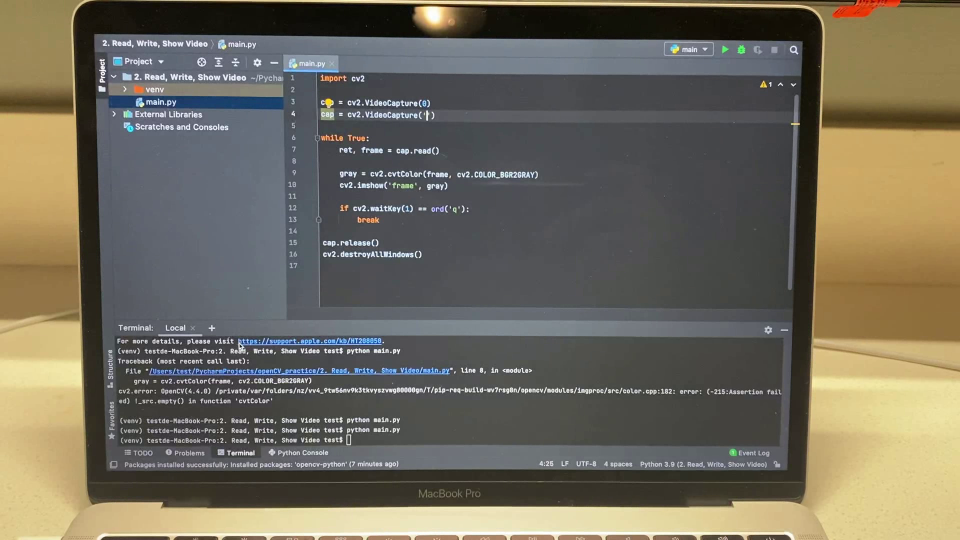
#> input picture frame 4 of 2. Read, Write, Show Video/output.MOV, 1920 x 1080 px, given in place of IMG_2070.MOV, which was not available (shown at 1/2 size)
$ python main.py
#> lines starting #> are read from the running program, lines starting #| are printed output that depends on the picture
import cv2

# cap = cv2.VideoCapture(0)  # using the computer camera
cap = cv2.VideoCapture('IMG_2070.MOV')  # using the existing videos

fourcc = cv2.VideoWriter_fourcc(*'mp4v')  # mp4v is for .MOV file
width = cap.get(cv2.CAP_PROP_FRAME_WIDTH)  # width of video
height = cap.get(cv2.CAP_PROP_FRAME_HEIGHT)  # height of video
print(cap.get(cv2.CAP_PROP_FPS))  # fps of video, the higher the frame is, the faster the output video is
out = cv2.VideoWriter('output.MOV', fourcc, cap.get(cv2.CAP_PROP_FPS), (1920, 1080))
# width and height of input and output video must be the same

while cap.isOpened():  # show the video frame by frame
    ret, frame = cap.read()  # ret = 1 if cap is read and store in frame
#> frame is the input picture: shape (1080, 1920, 3); mean B, G, R 92.8, 107, 112.6
    if ret:
        # cv2.imshow('frame', frame)  # show the frame
        out.write(frame) # write the original frame to out's frame

        gray = cv2.cvtColor(frame, cv2.COLOR_BGR2GRAY)  # change the color to gray
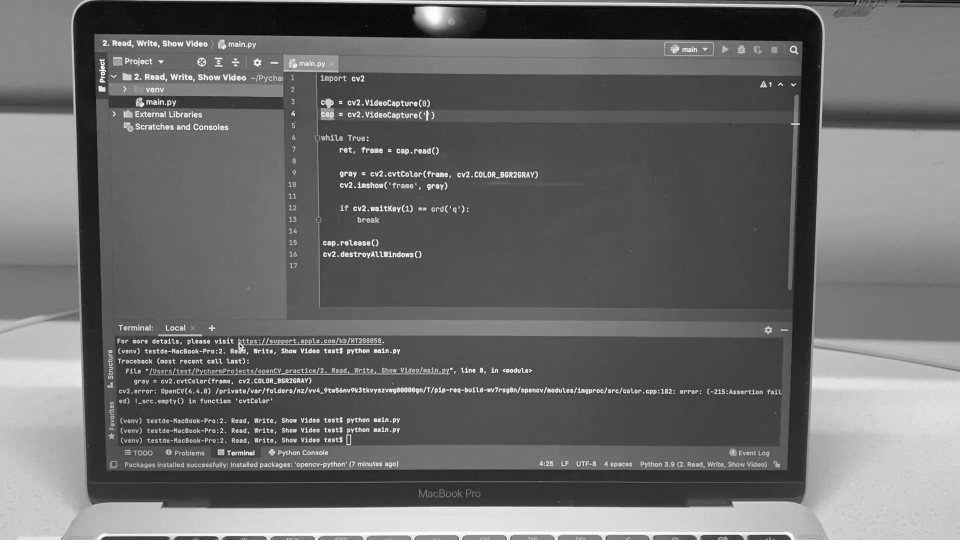
#> gray: shape (1080, 1920) (shown at 1/2 size); min 0, max 255, mean 107
        cv2.imshow('frame', gray)  # show to converted frame

        if cv2.waitKey(1) == ord('q'):
#> (key q is pressed here)
            break
    else:
        break

cap.release()
out.release()
cv2.destroyAllWindows()

$ run again, starting later in the video
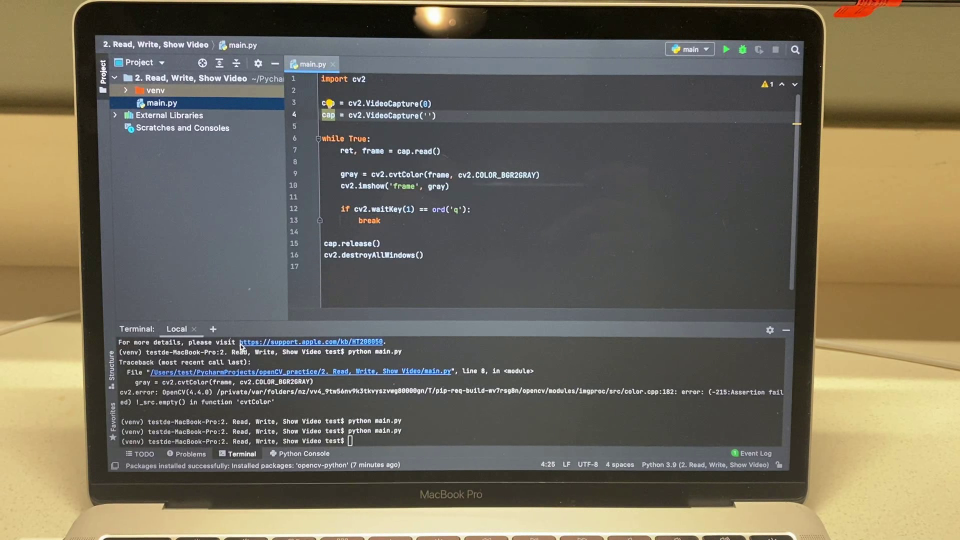
#> input picture frame 20 of 2. Read, Write, Show Video/output.MOV, 1920 x 1080 px, given in place of IMG_2070.MOV, which was not available (shown at 1/2 size)
#> frame is the input picture: shape (1080, 1920, 3); mean B, G, R 91.9, 106.7, 112.4
#> `gray = cv2.cvtColor(frame, cv2.COLOR_BGR2GRAY)`:
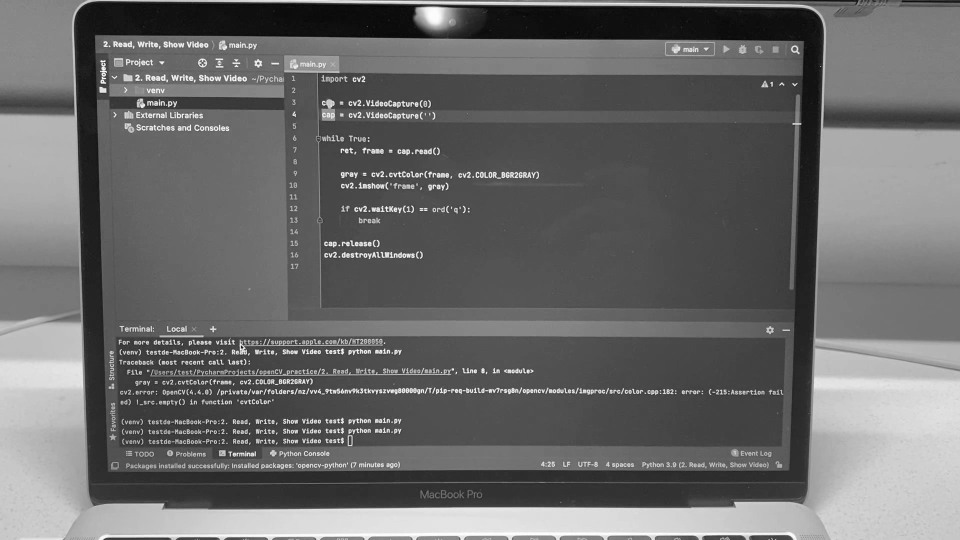
#> gray: shape (1080, 1920) (shown at 1/2 size); min 0, max 255, mean 106.7

$ run again, starting later in the video
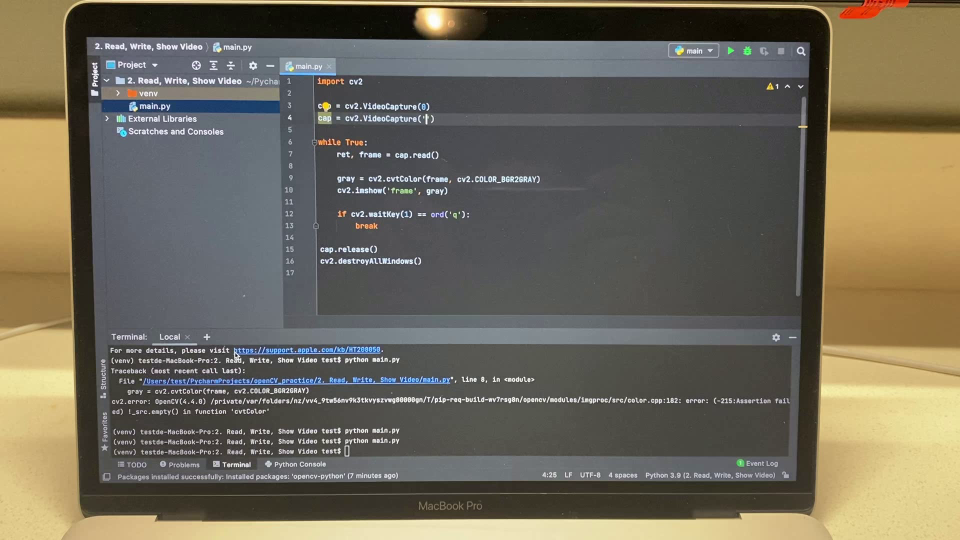
#> input picture frame 36 of 2. Read, Write, Show Video/output.MOV, 1920 x 1080 px, given in place of IMG_2070.MOV, which was not available (shown at 1/2 size)
#> frame is the input picture: shape (1080, 1920, 3); mean B, G, R 90.4, 105.2, 111
#> `gray = cv2.cvtColor(frame, cv2.COLOR_BGR2GRAY)`:
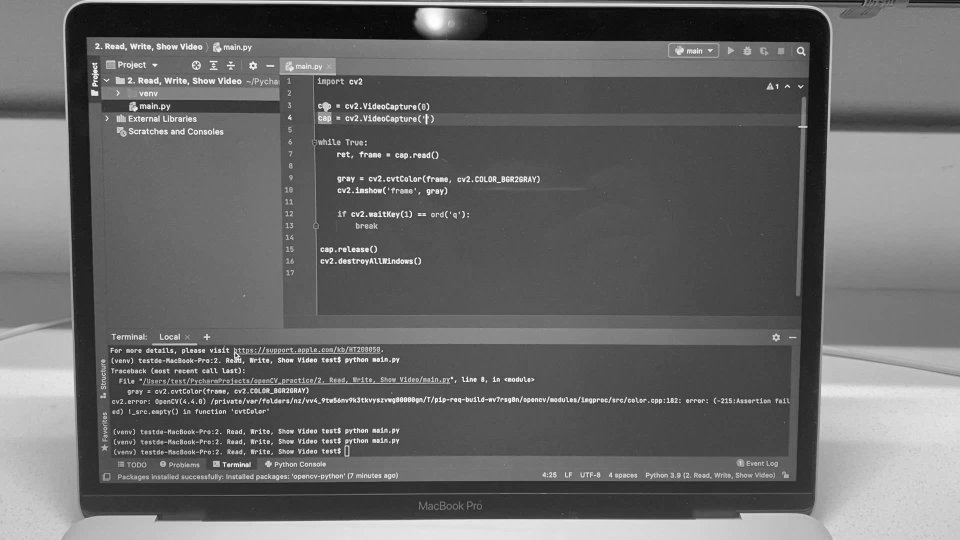
#> gray: shape (1080, 1920) (shown at 1/2 size); min 1, max 255, mean 105.2
